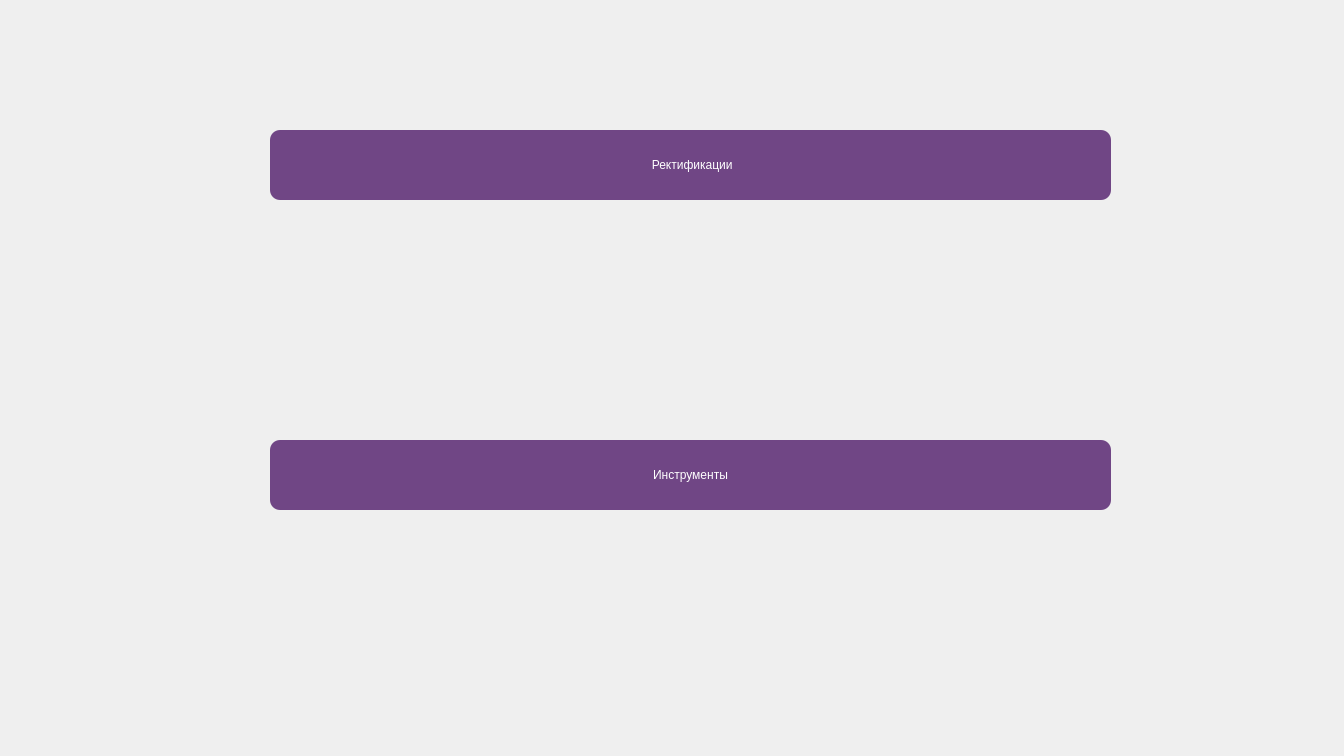
<?xml version="1.0" encoding="UTF-8"?>
<ui version="4.0">
 <class>MainWindow</class>
 <widget class="QMainWindow" name="MainWindow">
  <property name="geometry">
   <rect>
    <x>0</x>
    <y>0</y>
    <width>1344</width>
    <height>756</height>
   </rect>
  </property>
  <property name="minimumSize">
   <size>
    <width>0</width>
    <height>70</height>
   </size>
  </property>
  <property name="windowTitle">
   <string>Task manager</string>
  </property>
  <widget class="QWidget" name="centralwidget">
   <widget class="QPushButton" name="pushButton_3">
    <property name="geometry">
     <rect>
      <x>270</x>
      <y>440</y>
      <width>841</width>
      <height>70</height>
     </rect>
    </property>
    <property name="minimumSize">
     <size>
      <width>0</width>
      <height>70</height>
     </size>
    </property>
    <property name="styleSheet">
     <string notr="true">background-color: rgba(59, 0, 89, 180);
color: rgb(255, 255, 255);
border-style: outset;
border-widht:2px;
border-radius:10px;
border-color:black;
font: 75 11pt &quot;MS Shell Dlg 2&quot;;</string>
    </property>
    <property name="text">
     <string>Инструменты</string>
    </property>
   </widget>
   <widget class="QPushButton" name="pushButton_4">
    <property name="geometry">
     <rect>
      <x>270</x>
      <y>130</y>
      <width>841</width>
      <height>70</height>
     </rect>
    </property>
    <property name="minimumSize">
     <size>
      <width>0</width>
      <height>70</height>
     </size>
    </property>
    <property name="styleSheet">
     <string notr="true">background-color: rgba(59, 0, 89, 180);
color: rgb(255, 255, 255);
border-style: outset;
border-widht:2px;
border-radius:10px;
border-color:black;
font: 75 11pt &quot;MS Shell Dlg 2&quot;;</string>
    </property>
    <property name="text">
     <string> Ректификации</string>
    </property>
   </widget>
  </widget>
 </widget>
 <resources/>
 <connections/>
</ui>
